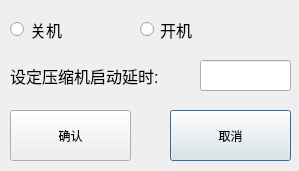
<?xml version="1.0" encoding="UTF-8"?>
<ui version="4.0">
 <class>Dialog</class>
 <widget class="QDialog" name="Dialog">
  <property name="geometry">
   <rect>
    <x>0</x>
    <y>0</y>
    <width>299</width>
    <height>171</height>
   </rect>
  </property>
  <property name="windowTitle">
   <string>Dialog</string>
  </property>
  <widget class="QRadioButton" name="radioButton_2">
   <property name="geometry">
    <rect>
     <x>10</x>
     <y>20</y>
     <width>115</width>
     <height>19</height>
    </rect>
   </property>
   <property name="font">
    <font>
     <pointsize>12</pointsize>
    </font>
   </property>
   <property name="text">
    <string>关机</string>
   </property>
  </widget>
  <widget class="QRadioButton" name="radioButton">
   <property name="geometry">
    <rect>
     <x>140</x>
     <y>20</y>
     <width>115</width>
     <height>19</height>
    </rect>
   </property>
   <property name="font">
    <font>
     <pointsize>12</pointsize>
    </font>
   </property>
   <property name="text">
    <string>开机</string>
   </property>
  </widget>
  <widget class="QPushButton" name="pushButton_2">
   <property name="geometry">
    <rect>
     <x>170</x>
     <y>110</y>
     <width>121</width>
     <height>51</height>
    </rect>
   </property>
   <property name="text">
    <string>取消</string>
   </property>
  </widget>
  <widget class="QLineEdit" name="lineEdit_2">
   <property name="geometry">
    <rect>
     <x>200</x>
     <y>60</y>
     <width>91</width>
     <height>31</height>
    </rect>
   </property>
   <property name="font">
    <font>
     <pointsize>12</pointsize>
    </font>
   </property>
  </widget>
  <widget class="QPushButton" name="pushButton">
   <property name="geometry">
    <rect>
     <x>10</x>
     <y>110</y>
     <width>121</width>
     <height>51</height>
    </rect>
   </property>
   <property name="text">
    <string>确认</string>
   </property>
  </widget>
  <widget class="QLabel" name="label_2">
   <property name="geometry">
    <rect>
     <x>10</x>
     <y>50</y>
     <width>191</width>
     <height>51</height>
    </rect>
   </property>
   <property name="font">
    <font>
     <pointsize>12</pointsize>
    </font>
   </property>
   <property name="text">
    <string>设定压缩机启动延时:</string>
   </property>
  </widget>
 </widget>
 <resources/>
 <connections/>
</ui>
